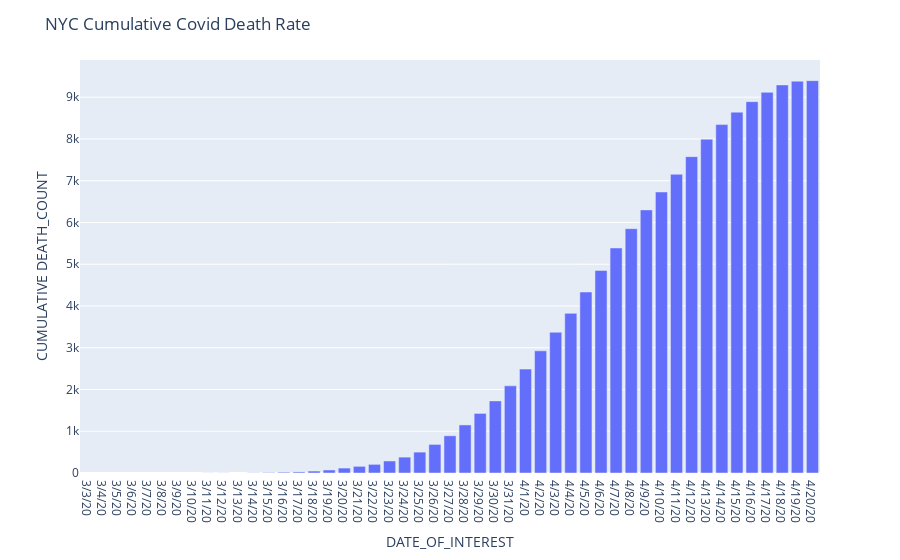

Write notebook code for a chart like this one.
### Code cell
plot_rate(mod_chd,"DATE_OF_INTEREST","CUMULATIVE DEATH_COUNT", "NYC Cumulative Covid Death Rate")

### Figure 1 — Plotly figure (JSON) as saved in the notebook; plotly's stock layout.template omitted (floating-point values rounded to 4 significant figures)
{"data": [{"alignmentgroup": "True", "hovertemplate": "DATE_OF_INTEREST=%{x}<br>CUMULATIVE DEATH_COUNT=%{y}<extra></extra>", "legendgroup": "", "marker": {"color": "#636efa"}, "name": "", "offsetgroup": "", "orientation": "v", "showlegend": false, "textposition": "auto", "type": "bar", "x": ["3/3/20", "3/4/20", "3/5/20", "3/6/20", "3/7/20", "3/8/20", "3/9/20", "3/10/20", "3/11/20", "3/12/20", "3/13/20", "3/14/20", "3/15/20", "3/16/20", "3/17/20", "3/18/20", "3/19/20", "3/20/20", "3/21/20", "3/22/20", "3/23/20", "3/24/20", "3/25/20", "3/26/20", "3/27/20", "3/28/20", "3/29/20", "3/30/20", "3/31/20", "4/1/20", "4/2/20", "4/3/20", "4/4/20", "4/5/20", "4/6/20", "4/7/20", "4/8/20", "4/9/20", "4/10/20", "4/11/20", "4/12/20", "4/13/20", "4/14/20", "4/15/20", "4/16/20", "4/17/20", "4/18/20", "4/19/20", "4/20/20"], "xaxis": "x", "y": [null, null, null, null, null, null, null, null, 1, 2, null, 4, 10, 19, 26, 47, 72, 118, 159, 207, 288, 380, 500, 685, 891, 1151, 1427, 1727, 2087, 2488, 2926, 3370, 3823, 4334, 4851, 5389, 5851, 6301, 6730, 7153, 7576, 7994, 8344, 8642, 8893, 9116, 9294, 9384, 9396], "yaxis": "y"}], "layout": {"barmode": "relative", "legend": {"tracegroupgap": 0}, "margin": {"t": 60}, "title": {"text": "NYC Cumulative Covid Death Rate"}, "xaxis": {"anchor": "y", "domain": [0, 1], "title": {"text": "DATE_OF_INTEREST"}}, "yaxis": {"anchor": "x", "domain": [0, 1], "title": {"text": "CUMULATIVE DEATH_COUNT"}}}}
